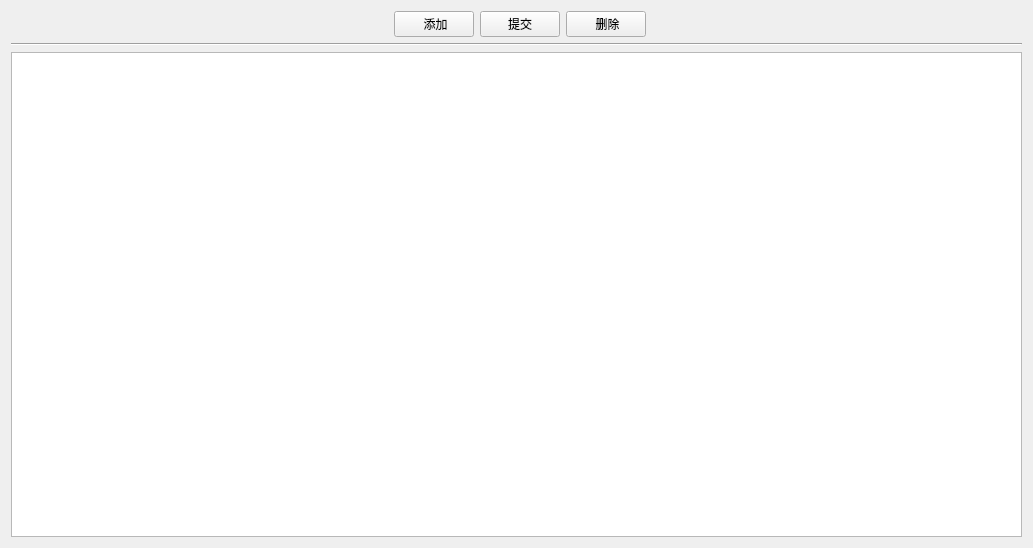
<?xml version="1.0" encoding="UTF-8"?>
<ui version="4.0">
 <class>CAccPasswdWidget</class>
 <widget class="QWidget" name="CAccPasswdWidget">
  <property name="geometry">
   <rect>
    <x>0</x>
    <y>0</y>
    <width>1033</width>
    <height>548</height>
   </rect>
  </property>
  <property name="windowTitle">
   <string>Form</string>
  </property>
  <layout class="QVBoxLayout" name="verticalLayout">
   <item>
    <layout class="QHBoxLayout" name="horizontalLayout_2">
     <property name="leftMargin">
      <number>6</number>
     </property>
     <item>
      <spacer name="horizontalSpacer_4">
       <property name="orientation">
        <enum>Qt::Horizontal</enum>
       </property>
       <property name="sizeHint" stdset="0">
        <size>
         <width>40</width>
         <height>20</height>
        </size>
       </property>
      </spacer>
     </item>
     <item>
      <widget class="QPushButton" name="btnAdd_2">
       <property name="text">
        <string> 添加</string>
       </property>
      </widget>
     </item>
     <item>
      <widget class="QPushButton" name="btnCommit_2">
       <property name="text">
        <string>提交</string>
       </property>
      </widget>
     </item>
     <item>
      <widget class="QPushButton" name="btnDelete_2">
       <property name="text">
        <string> 删除</string>
       </property>
      </widget>
     </item>
     <item>
      <spacer name="horizontalSpacer_5">
       <property name="orientation">
        <enum>Qt::Horizontal</enum>
       </property>
       <property name="sizeHint" stdset="0">
        <size>
         <width>40</width>
         <height>20</height>
        </size>
       </property>
      </spacer>
     </item>
    </layout>
   </item>
   <item>
    <widget class="Line" name="line">
     <property name="orientation">
      <enum>Qt::Horizontal</enum>
     </property>
    </widget>
   </item>
   <item>
    <widget class="QTableView" name="tableViewPrivate"/>
   </item>
  </layout>
 </widget>
 <resources/>
 <connections/>
</ui>
